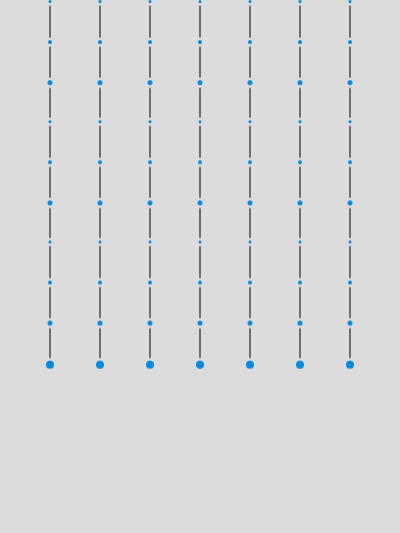
Frame 1 (no input)
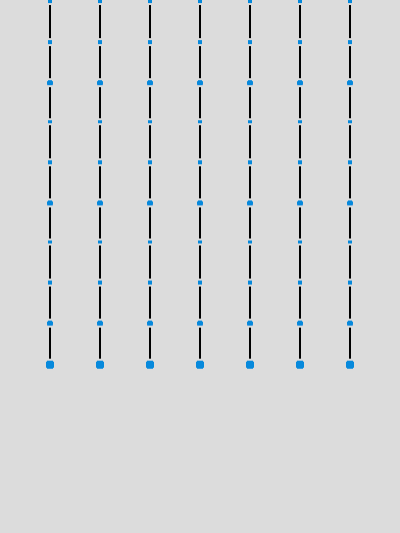
Frame 60 (no input)
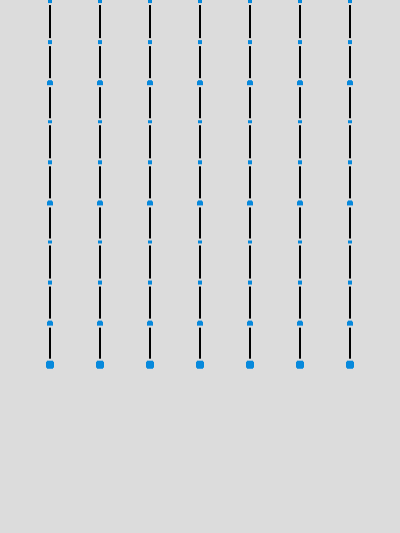
Frame 120 (the mouse pressed at the canvas centre since frame 60)

The p5.js sketch that drew these frames (run headless with seeded random() and noise() and a simulated clock; from frame 60 on, the mouse is pressed at the canvas centre):

// p5.js sketch
// ── sketch.js
let beadsCurtains = [];

function setup() {
  let cnv = createCanvas(displayWidth/2, displayHeight*(0.888));
  cnv.center('horizontal');
}

function draw() {
  background(220);
  for(var x=50; x<width; x+=50){
    beadsCurtains.push(new beadsCurtain(x));
  }
  for (let nowBeads of beadsCurtains){
    nowBeads.display();
  }
}

function beadsCurtain(posX) {
  this.posX = posX;
  this.posY = height/2;
  this.size = 3;
  this.interval = 3;

  /*this.update = function() {
    ;
  };*/

  this.display = function() {
    var posY=0;
    var y=0;
    for(y=0;  y < (height-200)/40; y+=1){
      posY=y*40;
      noStroke();
      fill('rgba(7,137,220,1.0)');
      if(y%3==0){
        ellipse(this.posX, posY+this.size/2, this.size);
        posY=posY+this.size;
      }
      else if(y%3==1){
        ellipse(this.posX, posY+(this.size+1)/2, this.size+1);
        posY=posY+this.size+1;
      }
      else if(y%3==2){
        ellipse(this.posX, posY+(this.size+2)/2, this.size+2);
        posY=posY+this.size+2;
      }
      stroke(0);
      line(this.posX, posY+this.interval, this.posX, (y+1)*40-this.interval);
    }
    noStroke();
    ellipse(this.posX, y*40+(this.size+5)/2, this.size+5);
  };
}
